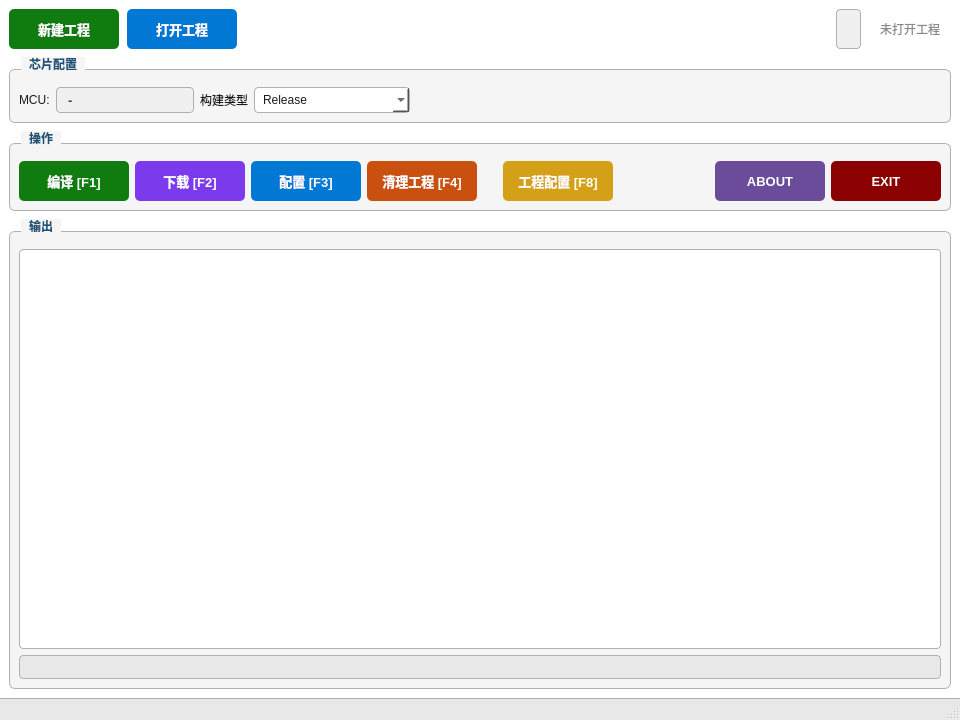
<?xml version="1.0" encoding="UTF-8"?>
<ui version="4.0">
 <class>MainWindow</class>
 <widget class="QMainWindow" name="MainWindow">
  <property name="geometry">
   <rect>
    <x>0</x>
    <y>0</y>
    <width>960</width>
    <height>720</height>
   </rect>
  </property>
  <property name="windowTitle">
   <string>PicoBuild - Raspberry Pi Pico MCU</string>
  </property>
  <property name="styleSheet">
   <string notr="true">QMainWindow { background-color: #ffffff; }
QGroupBox { color: #1a5276; font-weight: bold; border: 1px solid #b0b0b0; border-radius: 6px; margin-top: 12px; padding-top: 8px; background-color: #f5f5f5; }
QGroupBox::title { subcontrol-origin: margin; left: 12px; padding: 0 6px; background-color: #f5f5f5; }
QLabel { color: #1a1a1a; }
QLineEdit { background-color: #ffffff; color: #1a1a1a; border: 1px solid #b0b0b0; border-radius: 4px; padding: 4px 8px; }
QLineEdit:focus { border-color: #0078d4; }
QComboBox { background-color: #ffffff; color: #1a1a1a; border: 1px solid #b0b0b0; border-radius: 4px; padding: 4px 8px; min-width: 120px; }
QComboBox:hover { border-color: #0078d4; }
QComboBox QAbstractItemView { background-color: #ffffff; color: #1a1a1a; selection-background-color: #0078d4; selection-color: white; }
QTextEdit { background-color: #ffffff; color: #1a1a1a; border: 1px solid #b0b0b0; border-radius: 4px; }
QProgressBar { border: 1px solid #b0b0b0; border-radius: 4px; background-color: #e8e8e8; text-align: center; color: #1a1a1a; }
QProgressBar::chunk { background-color: qlineargradient(spread:pad, x1:0, y1:0, x2:1, y2:0, stop:0 #107c10, stop:1 #4ec94e); border-radius: 3px; }
QStatusBar { background-color: #e8e8e8; color: #1a1a1a; border-top: 1px solid #b0b0b0; }
QListWidget { background-color: #ffffff; color: #1a1a1a; border: 1px solid #b0b0b0; border-radius: 4px; }
QScrollArea { border: none; background: transparent; }
QCheckBox { color: #1a1a1a; spacing: 6px; }
QCheckBox::indicator { width: 16px; height: 16px; }
QCheckBox::indicator:unchecked { border: 1px solid #b0b0b0; border-radius: 3px; background-color: #ffffff; }
QCheckBox::indicator:checked { border: 1px solid #0078d4; border-radius: 3px; background-color: #0078d4; }</string>
  </property>
  <widget class="QWidget" name="centralwidget">
   <layout class="QVBoxLayout" name="verticalLayout">
    <property name="spacing"><number>8</number></property>
    <item>
     <layout class="QHBoxLayout" name="projectBarLayout">
      <item>
       <widget class="QPushButton" name="btnNewProject">
        <property name="text"><string>新建工程</string></property>
        <property name="minimumSize"><size><width>110</width><height>40</height></size></property>
        <property name="styleSheet">
         <string notr="true">QPushButton { background-color: #107c10; color: white; font-weight: bold; font-size: 13px; border-radius: 5px; padding: 8px 14px; } QPushButton:hover { background-color: #1a8c1a; } QPushButton:pressed { background-color: #0b5e0b; }</string>
        </property>
       </widget>
      </item>
      <item>
       <widget class="QPushButton" name="btnOpenProject">
        <property name="text"><string>打开工程</string></property>
        <property name="minimumSize"><size><width>110</width><height>40</height></size></property>
        <property name="styleSheet">
         <string notr="true">QPushButton { background-color: #0078d4; color: white; font-weight: bold; font-size: 13px; border-radius: 5px; padding: 8px 14px; } QPushButton:hover { background-color: #1a8cd8; } QPushButton:pressed { background-color: #005a9e; }</string>
        </property>
       </widget>
      </item>
      <item>
       <spacer name="toolbarSpacer">
        <property name="orientation"><enum>Qt::Horizontal</enum></property>
        <property name="sizeHint" stdset="0"><size><width>20</width><height>20</height></size></property>
       </spacer>
      </item>
      <item>
       <widget class="QLabel" name="labelSourceDir">
        <property name="text"><string></string></property>
        <property name="styleSheet"><string notr="true">color: #1a5276; font-size: 11px; padding: 4px 8px; border: 1px solid #b0b0b0; border-radius: 4px; background-color: #f0f0f0; font-weight: bold;</string></property>
       </widget>
      </item>
      <item>
       <widget class="QLabel" name="labelCurrentProject">
        <property name="text"><string>未打开工程</string></property>
        <property name="styleSheet"><string notr="true">color: #888; font-size: 12px; padding: 4px 8px;</string></property>
       </widget>
      </item>
     </layout>
    </item>
    <item>
     <widget class="QGroupBox" name="groupBoxMcpu">
      <property name="title"><string>芯片配置</string></property>
      <layout class="QHBoxLayout" name="horizontalLayoutMcpu">
       <item>
        <widget class="QLabel" name="labelPlatform"><property name="text"><string>MCU:</string></property></widget>
       </item>
       <item>
        <widget class="QLabel" name="labelPlatformValue">
         <property name="text"><string>-</string></property>
         <property name="styleSheet"><string notr="true">color: #1a5276; font-weight: bold; font-size: 13px; padding: 4px 8px; border: 1px solid #b0b0b0; border-radius: 4px; background-color: #f0f0f0; min-width: 120px;</string></property>
        </widget>
       </item>
       <item>
        <widget class="QLabel" name="labelBuildType"><property name="text"><string>构建类型</string></property></widget>
       </item>
       <item>
        <widget class="QComboBox" name="comboBuildType">
         <item><property name="text"><string>Release</string></property></item>
         <item><property name="text"><string>Debug</string></property></item>
        </widget>
       </item>
       <item>
        <spacer name="horizontalSpacerMcpu">
         <property name="orientation"><enum>Qt::Horizontal</enum></property>
         <property name="sizeHint" stdset="0"><size><width>40</width><height>20</height></size></property>
        </spacer>
       </item>
      </layout>
     </widget>
    </item>
    <item>
     <widget class="QGroupBox" name="groupBoxActions">
      <property name="title"><string>操作</string></property>
      <layout class="QHBoxLayout" name="horizontalLayoutActions">
       <item>
        <widget class="QPushButton" name="btnBuild">
         <property name="text"><string>编译 [F1]</string></property>
         <property name="minimumSize"><size><width>110</width><height>40</height></size></property>
         <property name="styleSheet"><string notr="true">QPushButton { background-color: #107c10; color: white; font-weight: bold; font-size: 13px; border-radius: 5px; padding: 8px 14px; } QPushButton:hover { background-color: #1a8c1a; } QPushButton:pressed { background-color: #0b5e0b; } QPushButton:disabled { background-color: #555; color: #999; }</string></property>
        </widget>
       </item>
       <item>
        <widget class="QPushButton" name="btnFlash">
         <property name="text"><string>下载 [F2]</string></property>
         <property name="minimumSize"><size><width>110</width><height>40</height></size></property>
         <property name="styleSheet"><string notr="true">QPushButton { background-color: #7c3aed; color: white; font-weight: bold; font-size: 13px; border-radius: 5px; padding: 8px 14px; } QPushButton:hover { background-color: #8b5cf6; } QPushButton:pressed { background-color: #6d28d9; } QPushButton:disabled { background-color: #555; color: #999; }</string></property>
        </widget>
       </item>
       <item>
        <widget class="QPushButton" name="btnConfigure">
         <property name="text"><string>配置 [F3]</string></property>
         <property name="minimumSize"><size><width>110</width><height>40</height></size></property>
         <property name="styleSheet"><string notr="true">QPushButton { background-color: #0078d4; color: white; font-weight: bold; font-size: 13px; border-radius: 5px; padding: 8px 14px; } QPushButton:hover { background-color: #1a8cd8; } QPushButton:pressed { background-color: #005a9e; } QPushButton:disabled { background-color: #555; color: #999; }</string></property>
        </widget>
       </item>
       <item>
        <widget class="QPushButton" name="btnClean">
         <property name="text"><string>清理工程 [F4]</string></property>
         <property name="minimumSize"><size><width>110</width><height>40</height></size></property>
         <property name="styleSheet"><string notr="true">QPushButton { background-color: #ca5010; color: white; font-weight: bold; font-size: 13px; border-radius: 5px; padding: 8px 14px; } QPushButton:hover { background-color: #d45d1a; } QPushButton:pressed { background-color: #a0400d; } QPushButton:disabled { background-color: #555; color: #999; }</string></property>
        </widget>
       </item>
       <item>
        <spacer name="spacerBeforeConfig">
         <property name="orientation"><enum>Qt::Horizontal</enum></property>
         <property name="sizeType"><enum>QSizePolicy::Fixed</enum></property>
         <property name="sizeHint" stdset="0"><size><width>20</width><height>20</height></size></property>
        </spacer>
       </item>
       <item>
        <widget class="QPushButton" name="btnProjectConfig">
         <property name="text"><string>工程配置 [F8]</string></property>
         <property name="minimumSize"><size><width>110</width><height>40</height></size></property>
         <property name="styleSheet"><string notr="true">QPushButton { background-color: #d4a017; color: white; font-weight: bold; font-size: 13px; border-radius: 5px; padding: 8px 14px; } QPushButton:hover { background-color: #e0b030; } QPushButton:pressed { background-color: #b0880f; }</string></property>
        </widget>
       </item>
       <item>
        <spacer name="horizontalSpacerActions">
         <property name="orientation"><enum>Qt::Horizontal</enum></property>
         <property name="sizeHint" stdset="0"><size><width>40</width><height>20</height></size></property>
        </spacer>
       </item>
       <item>
        <widget class="QPushButton" name="btnAbout">
         <property name="text"><string>ABOUT</string></property>
         <property name="minimumSize"><size><width>110</width><height>40</height></size></property>
         <property name="styleSheet"><string notr="true">QPushButton { background-color: #6b4c9a; color: white; font-weight: bold; font-size: 13px; border-radius: 5px; padding: 8px 14px; } QPushButton:hover { background-color: #7e5db5; } QPushButton:pressed { background-color: #553d7a; }</string></property>
        </widget>
       </item>
       <item>
        <widget class="QPushButton" name="btnExit">
         <property name="text"><string>EXIT</string></property>
         <property name="minimumSize"><size><width>110</width><height>40</height></size></property>
         <property name="styleSheet"><string notr="true">QPushButton { background-color: #8b0000; color: white; font-weight: bold; font-size: 13px; border-radius: 5px; padding: 8px 14px; } QPushButton:hover { background-color: #a00000; } QPushButton:pressed { background-color: #600000; }</string></property>
        </widget>
       </item>
      </layout>
     </widget>
    </item>
    <item>
     <widget class="QGroupBox" name="groupBoxOutput">
      <property name="title"><string>输出</string></property>
      <layout class="QVBoxLayout" name="verticalLayoutOutput">
       <item>
        <widget class="QTextEdit" name="textEditOutput">
         <property name="readOnly"><bool>true</bool></property>
         <property name="font"><font><family>Consolas</family><pointsize>12</pointsize></font></property>
        </widget>
       </item>
       <item>
        <widget class="QProgressBar" name="progressBar">
         <property name="value"><number>0</number></property>
         <property name="textVisible"><bool>false</bool></property>
        </widget>
       </item>
      </layout>
     </widget>
    </item>
   </layout>
  </widget>
  <widget class="QMenuBar" name="menubar">
   <property name="geometry"><rect><x>0</x><y>0</y><width>960</width><height>21</height></rect></property>
  </widget>
  <widget class="QStatusBar" name="statusbar">
   <property name="styleSheet"><string notr="true">QStatusBar::item { border: none; }</string></property>
  </widget>
 </widget>
 <resources/>
 <connections/>
</ui>
